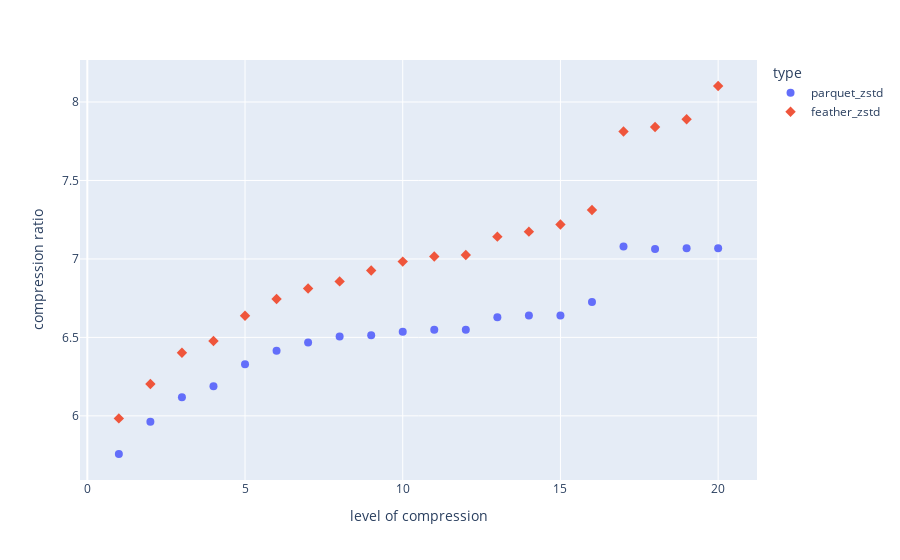

Here is the notebook cell this chart was saved with:
### Code cell
fig = px.scatter(feather_df, x="compression_level", y="comp_ratio", color='type',
                 hover_data=['save_time', "read_time"],
                 symbol="type",
                 labels={"comp_ratio": "compression ratio",
                         "compression_level": "level of compression"})
fig.update_traces(marker_size=8)
fig.show()
fig.write_image("./plots_date/pandas_ff_scatter_comp_ratio_feather.svg")

### Figure 1 — Plotly figure (JSON) as saved in the notebook; plotly's stock layout.template omitted (floating-point values rounded to 4 significant figures)
{"data": [{"customdata": [[9.79, 1.11], [9.5, 1.13], [10.22, 1.13], [10.76, 1.13], [13, 1.14], [14.69, 1.13], [15.58, 1.11], [17.48, 1.09], [17.27, 1.09], [20.76, 1.1], [24.07, 1.18], [23.44, 1.1], [46.47, 1.11], [51.25, 1.1], [52.7, 1.1], [72.95, 1.11], [88.04, 1.1], [105.0, 1.1], [114.6, 1.12], [114.4, 1.1]], "hovertemplate": "type=parquet_zstd<br>level of compression=%{x}<br>compression ratio=%{y}<br>save_time=%{customdata[0]}<br>read_time=%{customdata[1]}<extra></extra>", "legendgroup": "parquet_zstd", "marker": {"color": "#636efa", "size": 8, "symbol": "circle"}, "mode": "markers", "name": "parquet_zstd", "orientation": "v", "showlegend": true, "type": "scatter", "x": [1, 2, 3, 4, 5, 6, 7, 8, 9, 10, 11, 12, 13, 14, 15, 16, 17, 18, 19, 20], "xaxis": "x", "y": [5.757, 5.962, 6.119, 6.189, 6.329, 6.415, 6.468, 6.505, 6.513, 6.536, 6.548, 6.548, 6.629, 6.639, 6.64, 6.726, 7.079, 7.063, 7.068, 7.068], "yaxis": "y"}, {"customdata": [[7.81, 0.87], [8.43, 0.95], [8.52, 0.96], [8.81, 0.95], [10.41, 0.97], [12, 0.93], [13.16, 0.91], [14.77, 0.89], [15.1, 0.89], [17.79, 0.87], [22.12, 0.86], [23.73, 0.86], [52.04, 0.86], [63.19, 0.85], [99.9, 0.85], [88.95, 0.86], [135.5, 0.86], [155.9, 0.86], [208.6, 0.94], [255.1, 0.89]], "hovertemplate": "type=feather_zstd<br>level of compression=%{x}<br>compression ratio=%{y}<br>save_time=%{customdata[0]}<br>read_time=%{customdata[1]}<extra></extra>", "legendgroup": "feather_zstd", "marker": {"color": "#EF553B", "size": 8, "symbol": "diamond"}, "mode": "markers", "name": "feather_zstd", "orientation": "v", "showlegend": true, "type": "scatter", "x": [1, 2, 3, 4, 5, 6, 7, 8, 9, 10, 11, 12, 13, 14, 15, 16, 17, 18, 19, 20], "xaxis": "x", "y": [5.984, 6.203, 6.402, 6.477, 6.638, 6.745, 6.812, 6.857, 6.926, 6.983, 7.016, 7.025, 7.142, 7.174, 7.219, 7.312, 7.812, 7.841, 7.89, 8.102], "yaxis": "y"}], "layout": {"legend": {"title": {"text": "type"}, "tracegroupgap": 0}, "margin": {"t": 60}, "xaxis": {"anchor": "y", "domain": [0, 1], "title": {"text": "level of compression"}}, "yaxis": {"anchor": "x", "domain": [0, 1], "title": {"text": "compression ratio"}}}}
